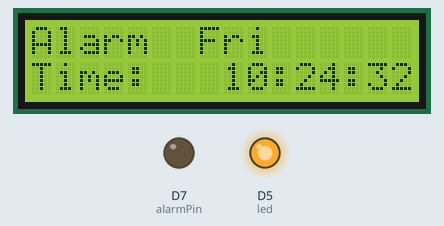
Bench run of a sketch on a simulated ESP8266 (NodeMCU). On the bench: 16×2 character LCD, output pins drawn as LEDs (lit = HIGH). WiFi joins after 1.5 s; servers stay silent unless stated; network time is answered at once with the bench clock; the local clock reads 2024-03-15 10:24:30 at power-on unless the sketch sets it; what the sketch prints to the serial monitor is not drawn.

Above: at 2.8 s.
At 11.0 s:
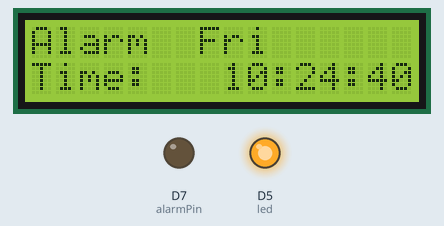
At 20.3 s:
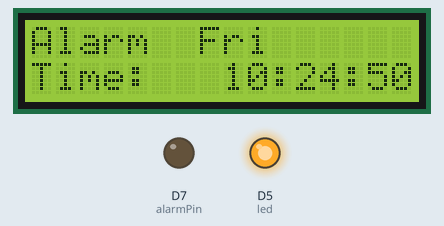
At 38.7 s:
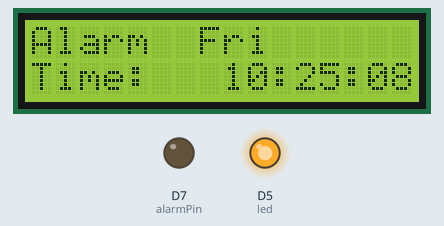
Timing chart, 0 to 40.0 s (numbered marks = the images above):
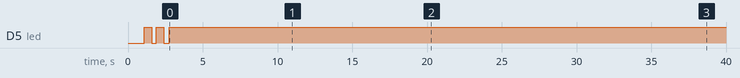

Measured:
- by itself, D5 (led): alternates HIGH for 0.50 s and LOW for 0.34 s, 4 changes in all, then stays HIGH
- what the display in image 0 shows lasts 1.0 s, from 2.8 s to 3.8 s

The sketch:

Arduino_Wifi_based_Alarm.ino
```cpp
/*
  By Elisee MUGIRANEZA
  https://github.com/Elisee-M
*/
#include <ESP8266WiFi.h>
#include <WiFiUdp.h>
#include <NTPClient.h>
#include <Wire.h>
#include <LiquidCrystal_I2C.h>

// WiFi credentials
const char* ssid     = "Your Wifi name";
const char* password = "Wifi password";

// Alarm Pin
const int alarmPin = 13;  // GPIO 13 (D7 equivalent)
const int led = D5;


// NTP Client Setup
WiFiUDP ntpUDP;
const long utcOffsetInSeconds = 7200; // Kigali, Rwanda (GMT+2)
NTPClient timeClient(ntpUDP, "time.google.com", utcOffsetInSeconds, 60000); // Using Google NTP Server, update every 60 seconds

// LCD Setup
LiquidCrystal_I2C lcd(0x27, 16, 2); // LCD I2C address is usually 0x27 or 0x3F

// Function prototypes
bool checkAlarmTimes(int hour, int minute, int second, int dayOfWeek);
void triggerAlarm();

const char* daysOfWeek[] = {"Sun", "Mon", "Tue", "Wed", "Thu", "Fri", "Sat"};

void setup() {
  Serial.begin(115200);
  delay(1000); // Give some time for Serial to initialize
  Serial.println("Starting setup...");

  pinMode(alarmPin, OUTPUT);
  pinMode(led, OUTPUT);
  digitalWrite(alarmPin, LOW);  // Turn off alarm initially

  // Initialize LCD
  lcd.init();
  lcd.backlight();
  lcd.print("Initializing...");

  // Connect to WiFi
  Serial.print("Connecting to WiFi");
  lcd.setCursor(0, 1);
  lcd.print("WiFi Connecting...");
  WiFi.begin(ssid, password);
  while (WiFi.status() != WL_CONNECTED) {
    digitalWrite(led, 1);
    delay(500);
    Serial.print(".");
    digitalWrite(led, 0);
    delay(300);
  }
  Serial.println("\nConnected to WiFi");
  lcd.clear();
  lcd.setCursor(0, 0);
  lcd.print("Connected!");


  // Initialize NTP Client
  timeClient.begin();
  if (!timeClient.update()) {
    Serial.println("NTP update failed, retrying in 5 seconds...");
    lcd.setCursor(0, 1);
    lcd.print("NTP failed retry");
    delay(5000);  // Wait 5 seconds before retrying
    timeClient.forceUpdate();  // Force an update if automatic update fails
  }

  lcd.clear();
}

void loop() {
  // Check WiFi connection and reconnect if necessary
  if (WiFi.status() != WL_CONNECTED) {
    Serial.println("WiFi disconnected, reconnecting...");
    lcd.setCursor(0, 1);
    lcd.print("WiFi Reconnecting...");
    WiFi.begin(ssid, password);
    while (WiFi.status() != WL_CONNECTED) {
      delay(500);
      Serial.print(".");
    }
    Serial.println("\nReconnected to WiFi");
    lcd.setCursor(0, 1);
    lcd.print("WiFi Connected!  ");
  }

  // Attempt to update time from NTP
  timeClient.update();

  // Get hours, minutes, and seconds
  int currentHour = timeClient.getHours();
  int currentMinute = timeClient.getMinutes();
  int currentSecond = timeClient.getSeconds();

  // Get date components
  unsigned long epochTime = timeClient.getEpochTime();
  int dayOfWeek = (epochTime / 86400L + 4) % 7;  // Calculate day of the week

  // Print time to Serial Monitor for debugging
  Serial.printf("Time: %02d:%02d:%02d\n", currentHour, currentMinute, currentSecond);

  // Display "ESSA Alarm" and current day abbreviation on the first row
  lcd.setCursor(0, 0);
  lcd.printf("Alarm  %s", daysOfWeek[dayOfWeek]);
  Serial.printf("Alarm  %s", daysOfWeek[dayOfWeek]);
   // Display "ESSA Alarm" with the day abbreviation

  // Display the current time on the second row
  lcd.setCursor(0, 1);
  lcd.printf("Time:   %02d:%02d:%02d", currentHour, currentMinute, currentSecond);

  // Check for alarm times and trigger if needed
  if (checkAlarmTimes(currentHour, currentMinute, currentSecond, dayOfWeek)) {
    triggerAlarm();
  }
  digitalWrite(led, HIGH);

  delay(1000);  // Update every second
}

// Function to check alarm times
bool checkAlarmTimes(int hour, int minute, int second, int dayOfWeek) {
  // Monday, Wednesday, and Friday at 7:30 AM
  if ((dayOfWeek == 1 || dayOfWeek == 3 || dayOfWeek == 5) && hour == 7 && minute == 45 && second == 0) {
    return true;
  }

  if (dayOfWeek >= 1 && dayOfWeek <= 5) {  // Monday to Friday
    if (
      (hour == 6 && minute == 0 && second == 0) ||
      (hour == 7 && minute == 0 && second == 0) ||
      (hour == 8 && minute == 30 && second == 0) ||
      (hour == 9 && minute == 10 && second == 0) ||
      (hour == 9 && minute == 50 && second == 0) ||
      (hour == 10 && minute == 30 && second == 0) ||
      (hour == 11 && minute == 10 && second == 0) ||
      (hour == 11 && minute == 25 && second == 0) ||
      (hour == 12 && minute == 5 && second == 0) ||
      (hour == 12 && minute == 45 && second == 0) ||
      (hour == 13 && minute == 50 && second == 0) ||
      (hour == 14 && minute == 30 && second == 0) ||
      (hour == 15 && minute == 8 && second == 0) ||
      (hour == 15 && minute == 50 && second == 0) ||
      (hour == 16 && minute == 30 && second == 0) ||
      (hour == 18 && minute == 0 && second == 0) ||
      (hour == 19 && minute == 50 && second == 0)
    ) {
      return true;
    }
  } else if (dayOfWeek == 0 || dayOfWeek == 6) {  // Saturday or Sunday
    if ((hour == 7 && minute == 0 && second == 0) ||
        (hour == 12 && minute == 45 && second == 0) ||
        (hour == 18 && minute == 0 && second == 0) ||
        (hour == 19 && minute == 50 && second == 0)
    ) {
      return true;
    }
  }
  return false;
}

// Function to trigger the alarm
void triggerAlarm() {
  Serial.println("Alarm Triggered!");
  lcd.setCursor(0, 1);
  lcd.print("It's time");
  digitalWrite(alarmPin, HIGH);  // Activate alarm
  digitalWrite(led, LOW);
  delay(10000);                   // Alarm duration (10 seconds)
  digitalWrite(alarmPin, LOW);   // Deactivate alarm
  digitalWrite(led, HIGH);
}
```
